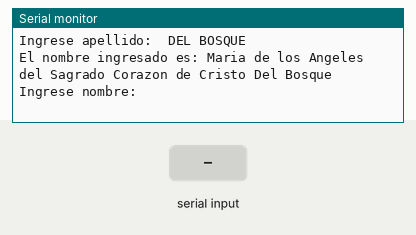
Recording of a sketch running on a simulated Arduino Uno, built with avr-gcc and run on an emulated ATmega328P. On the bench: the last lines printed to the serial monitor. Inputs (shaded band) come from the test bench.

Above: at 1.3 s.
1.4 s: "1" received over Serial
At 2.9 s:
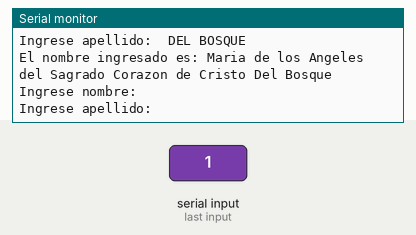
3.9 s: "0" received over Serial
At 6.0 s:
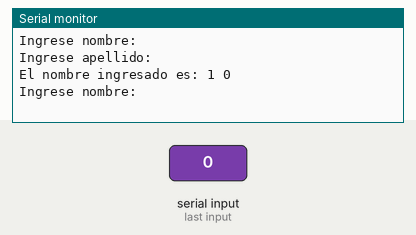

The sketch:

ejercicio_8.ino
```cpp
/*Realizar un programa en framework de Arduino que:
- Solicite por medio del Monitor Serial que “Ingrese su Nombre y Apellido” y luego lo
imprima debajo en el Puerto Serial.
*/
String ingresar(String dato);
String filtrar(String palabra);
String capitalizar(String palabra);
bool esPresposicion(String preposicion);

void setup()
{
  String nombre_ejemplo = "maria de los anGEles dEL sagrado corazon de cristo";
  String apellido_ejemplo = "DEL BOSQUE";

  Serial.begin(9600);

  Serial.println("Ejemplo:\nIngrese nombre:\t\t" + nombre_ejemplo);
  Serial.println("Ingrese apellido:\t" + apellido_ejemplo);

  nombre_ejemplo = filtrar(nombre_ejemplo);
  apellido_ejemplo = filtrar(apellido_ejemplo);

  Serial.print("\nEl nombre ingresado es: ");
  Serial.println(nombre_ejemplo + apellido_ejemplo);
}

void loop()
{
  String nombre;
  String apellido;

  nombre = ingresar("nombre");
  apellido = ingresar("apellido");

  nombre = filtrar(nombre);
  apellido = filtrar(apellido);

  Serial.print("El nombre ingresado es: ");
  Serial.println(nombre + apellido);
}

String ingresar(String dato)
{
  Serial.print("\nIngrese ");
  Serial.println(dato + ":");
  while (!Serial.available())
  {
  }
  return Serial.readString();
}

String filtrar(String entrada)
{
  entrada.trim();
  int maxChar = 10;
  int ultChar[maxChar] = {0, 0, 0, 0, 0, 0, 0, 0, 0, 0};
  String palabras[maxChar];
  int totPalabras = 0;

  // guardo los indices en una matriz
  for (int i = 0; i < maxChar; i++)
  {
    ultChar[i + 1] = entrada.indexOf(' ', ultChar[i] + 1);
  }

  // guardo las palabras en una matriz
  for (int j = 0; j < maxChar; j++)
  {
    if (ultChar[j] == -1)
    {
      break;
    }
    palabras[j] = entrada.substring(ultChar[j], ultChar[j + 1]);
    palabras[j].trim(); // Elimino espacios
    totPalabras++;      // Contabilizo las palabras ingresadas
  }

  // realizo capitalizar
  for (int i = 0; i < totPalabras; i++)
  {
    palabras[i].toLowerCase();
    if (!esPresposicion(palabras[i]) || i == 0)
    {
      palabras[i] = capitalizar(palabras[i]);
    }
  }

  entrada = "";

  // concateno palabras
  for (int k = 0; k < totPalabras; k++)
  {
    entrada += palabras[k] + " ";
  }

  return entrada;
}

// Capitaliza las palabras
String capitalizar(String palabra)
{
  char primera_letra;

  if (palabra.length())
  {
    primera_letra = palabra.charAt(0);
    primera_letra = toupper(primera_letra);
    palabra.setCharAt(0, primera_letra);
  }
  return palabra;
}

// Devuelve un uno si es una preposición
bool esPresposicion(String preposicion)
{
  int cantPreps = 5;
  String preposiciones[cantPreps] = {"del", "de", "los", "la", "las"};

  for (int preps = 0; preps < cantPreps; preps++)
  {
    if (preposicion == preposiciones[preps])
    {
      return 1;
    }
  }
  return 0;
}
```

Measured:
- after the input at 1.4 s, the serial monitor: prints a new line after 1.0 s (image 1)
- after the input at 3.9 s, the serial monitor: prints a new line after 1.0 s (image 2)
